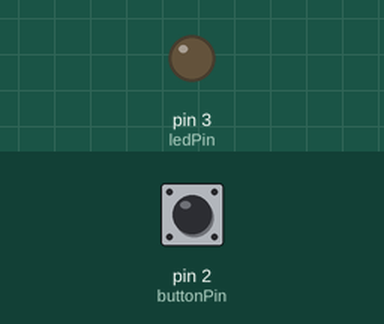
Recording of a sketch running on a simulated Arduino Uno, built with avr-gcc and run on an emulated ATmega328P. Shown: output pins drawn as LEDs (lit = HIGH). The test bench sets the inputs (shaded band); at power-on: pin 2 (buttonPin) HIGH.

Above: at 1.2 s.
1.3 s: pin 2 (buttonPin) pulled LOW for 0.15 s
At 2.0 s:
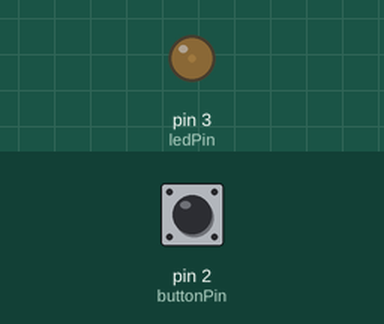
2.9 s: pin 2 (buttonPin) pulled LOW for 1 s
At 4.5 s:
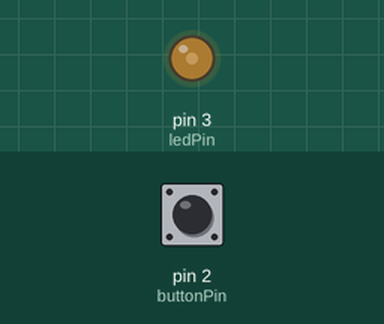
5.9 s: pin 2 (buttonPin) pulled LOW for 3.2 s
At 9.7 s:
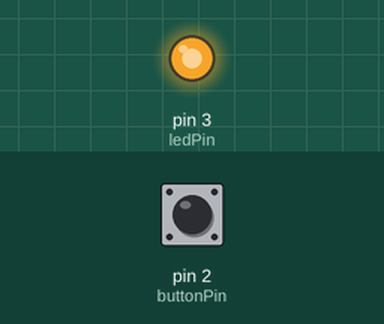
Timing chart, 0 to 11.2 s (numbered marks = the images above; inputs shaded):
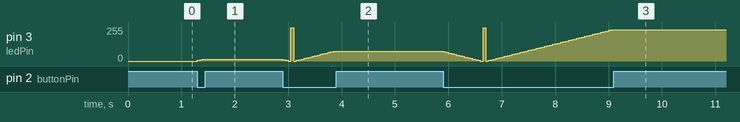

Measured:
- after the input at 1.3 s, pin 3 (ledPin): 0/255 → 15/255 at once

The sketch:

07-button_dimmer.ino
```cpp
const int ledPin = 3;
const int buttonPin = 2;

int currentStatus = 0;

int dimStatus = 0;


void setup() {
  pinMode(ledPin, OUTPUT);
  pinMode(buttonPin, INPUT_PULLUP);
}


void Dimmer(int currentStatus);

void loop() {
  if (!digitalRead(buttonPin)) {
    currentStatus = (currentStatus + 1) % 2;
    Dimmer(currentStatus);
  }
}

void Dimmer(int currentStatus)
{
  if (currentStatus == 1)
  {
    while (dimStatus <= 255 && !digitalRead(buttonPin))
    {
      dimStatus += 5;
      analogWrite(ledPin, dimStatus);
      delay(50);
    }
  } else
  {
    while (dimStatus >= 0 && !digitalRead(buttonPin))
    {
      dimStatus -= 5;
      analogWrite(ledPin, dimStatus);
      delay(50);
    }
  }
}
```
